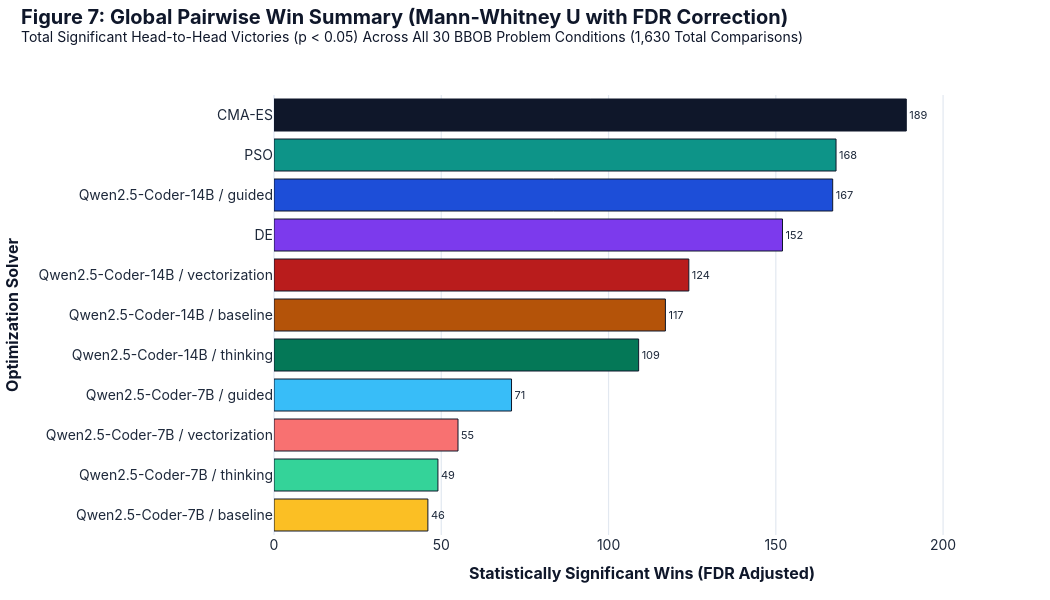

The notebook cell this image was saved under:
### Code cell
# ── THESIS Figure 7: Pairwise Win / Tie / Loss Summary Ranking ────────────────
win_counts = df_pairwise[df_pairwise["Significant (FDR)"] == True]["Outcome"].value_counts()
win_data = []
for s in ALL_SOLVERS_ORDER:
    w_cnt = win_counts.get(f"{s} Wins", 0)
    win_data.append({"Solver": s, "FDR Wins": w_cnt, "Type": "Classical" if " / " not in s else "LLM Synthesized"})
df_wins = pd.DataFrame(win_data).sort_values(by="FDR Wins", ascending=True)

fig7 = go.Figure(go.Bar(
    x=df_wins["FDR Wins"], y=df_wins["Solver"], orientation="h",
    marker=dict(color=[get_solver_color(s) for s in df_wins["Solver"]], line=dict(color="#0F172A", width=1.0)),
    text=df_wins["FDR Wins"], textposition="outside", textfont=dict(size=11, family=FONT_FAMILY, color="#1E293B")
))
fig7.update_layout(
    template="plotly_white",
    title=dict(text="<b>Figure 7: Global Pairwise Win Summary (Mann-Whitney U with FDR Correction)</b><br><sup>Total Significant Head-to-Head Victories (p < 0.05) Across All 30 BBOB Problem Conditions (1,630 Total Comparisons)</sup>", font=dict(size=20, color="#0F172A", family=FONT_FAMILY), x=0.02, y=0.96),
    xaxis=dict(title="<b>Statistically Significant Wins (FDR Adjusted)</b>", title_font=dict(size=16, family=FONT_FAMILY, color="#0F172A"), tickfont=dict(size=14, family=FONT_FAMILY, color="#1E293B"), range=[0, 220], showgrid=True, gridcolor="#E2E8F0", gridwidth=1.2),
    yaxis=dict(title="<b>Optimization Solver</b>", title_font=dict(size=16, family=FONT_FAMILY, color="#0F172A"), tickfont=dict(size=14, family=FONT_FAMILY, color="#1E293B")),
    width=1050, height=600, margin=dict(l=220, r=40, t=95, b=65)
)
out_fig7 = MAIN_RESULTS_DIR / "fig_07_win_tie_loss.png"
fig7.write_image(str(out_fig7), scale=3)
print("✅ Figure 7 (Win/Tie/Loss Ranking) generated in results/publication/main_results/")
fig7.show()

### Figure 1 — Plotly figure (JSON) as saved in the notebook; plotly's stock layout.template omitted (floating-point values rounded to 4 significant figures)
{"data": [{"marker": {"color": ["#FBBF24", "#34D399", "#F87171", "#38BDF8", "#047857", "#B45309", "#B91C1C", "#7C3AED", "#1D4ED8", "#0D9488", "#0F172A"], "line": {"color": "#0F172A", "width": 1}}, "orientation": "h", "text": [46.0, 49.0, 55.0, 71.0, 109.0, 117.0, 124.0, 152.0, 167.0, 168.0, 189.0], "textfont": {"color": "#1E293B", "family": "Inter, -apple-system, BlinkMacSystemFont, Arial, sans-serif", "size": 11}, "textposition": "outside", "type": "bar", "x": [46, 49, 55, 71, 109, 117, 124, 152, 167, 168, 189], "y": ["Qwen2.5-Coder-7B / baseline", "Qwen2.5-Coder-7B / thinking", "Qwen2.5-Coder-7B / vectorization", "Qwen2.5-Coder-7B / guided", "Qwen2.5-Coder-14B / thinking", "Qwen2.5-Coder-14B / baseline", "Qwen2.5-Coder-14B / vectorization", "DE", "Qwen2.5-Coder-14B / guided", "PSO", "CMA-ES"]}], "layout": {"height": 600, "margin": {"b": 65, "l": 220, "r": 40, "t": 95}, "title": {"font": {"color": "#0F172A", "family": "Inter, -apple-system, BlinkMacSystemFont, Arial, sans-serif", "size": 20}, "text": "<b>Figure 7: Global Pairwise Win Summary (Mann-Whitney U with FDR Correction)</b><br><sup>Total Significant Head-to-Head Victories (p < 0.05) Across All 30 BBOB Problem Conditions (1,630 Total Comparisons)</sup>", "x": 0.02, "y": 0.96}, "width": 1050, "xaxis": {"gridcolor": "#E2E8F0", "gridwidth": 1.2, "range": [0, 220], "showgrid": true, "tickfont": {"color": "#1E293B", "family": "Inter, -apple-system, BlinkMacSystemFont, Arial, sans-serif", "size": 14}, "title": {"font": {"color": "#0F172A", "family": "Inter, -apple-system, BlinkMacSystemFont, Arial, sans-serif", "size": 16}, "text": "<b>Statistically Significant Wins (FDR Adjusted)</b>"}}, "yaxis": {"tickfont": {"color": "#1E293B", "family": "Inter, -apple-system, BlinkMacSystemFont, Arial, sans-serif", "size": 14}, "title": {"font": {"color": "#0F172A", "family": "Inter, -apple-system, BlinkMacSystemFont, Arial, sans-serif", "size": 16}, "text": "<b>Optimization Solver</b>"}}}}
